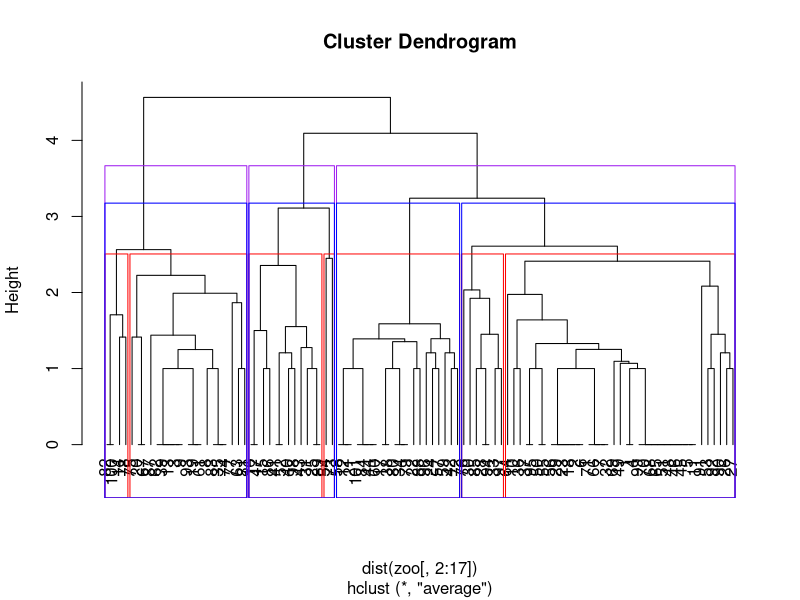
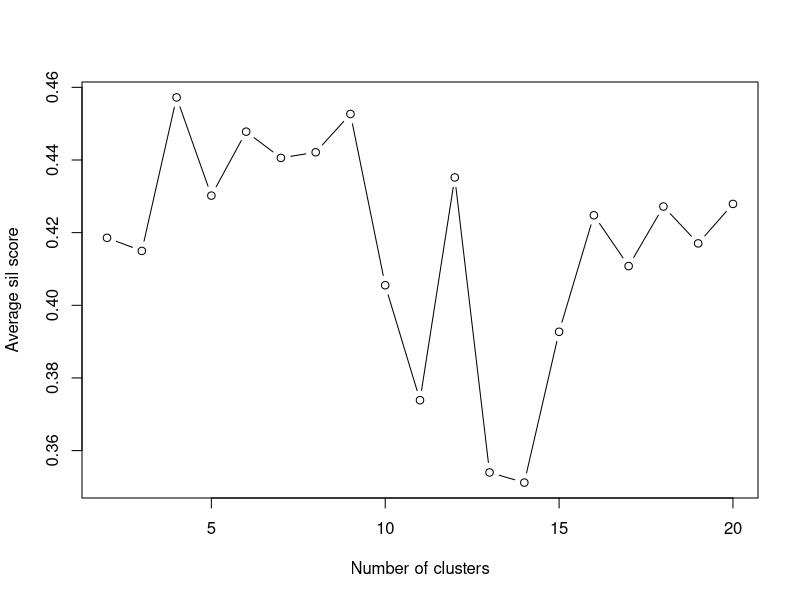

Recreate these plots in R, in order.
setwd("D:/Desktop/R files/3152 Files")

#4
set.seed(9999)
zoo = read.csv("zoo.data.csv")
zkfit = kmeans(zoo[,2:17], 7, nstart = 20) 
zkfit
table(actual = zoo$type, fitted = zkfit$cluster)
zooN = zoo
zooN[,2:17] = scale(zooN[,2:17])
zkfit_N = kmeans(zooN[,2:17], 7, nstart = 20)
zkfit_N$cluster
table(actual = zoo$type, fitted = zkfit_N$cluster)
table(actual = zoo$type, fitted = zkfit$cluster)

?hclust
set.seed(9999)
zhfit = hclust(dist(zoo[,2:17]), 'average')

plot(zhfit, hang = -1)

cut.zhfit = cutree(zhfit, k=7)
cut.zhfit
rect.hclust(zhfit, k = 7, border = "red")
rect.hclust(zhfit, k = 3, border = "purple")
rect.hclust(zhfit, k = 4, border = "blue")
T3 = table(actual = zoo$type, fitted = cut.zhfit)
T3
31 + 13 + 20 + 4 + 8 + 0 + 0 /101

library(cluster)
i_sil_score = function(k){
  km = kmeans(zoo[,2:17], centers = k, nstart = 50)
  ss = silhouette(km$cluster, dist(zoo[,2:17]))
  mean(ss[,3])
}
k = 2:20
avg_sil = sapply(k,i_sil_score)
plot(k, avg_sil, type = 'b', xlab = 'Number of clusters', ylab = 'Average sil score')
df = data.frame(k,avg_sil)
df[]


